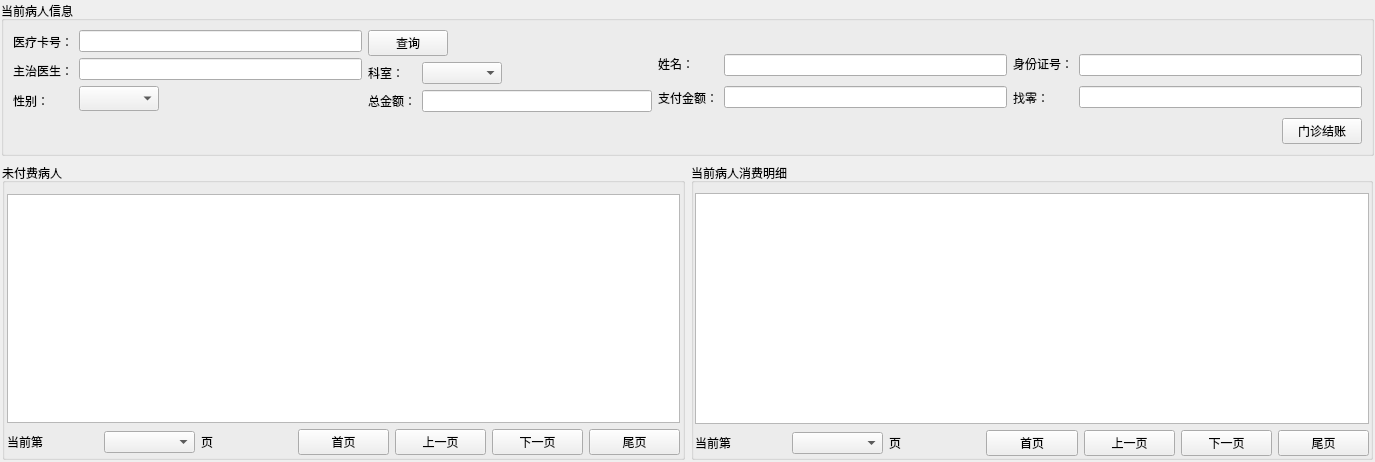
<?xml version="1.0" encoding="UTF-8"?>
<ui version="4.0">
 <class>TollWidget</class>
 <widget class="QWidget" name="TollWidget">
  <property name="geometry">
   <rect>
    <x>0</x>
    <y>0</y>
    <width>1375</width>
    <height>462</height>
   </rect>
  </property>
  <property name="windowTitle">
   <string>Form</string>
  </property>
  <layout class="QVBoxLayout" name="verticalLayout_16" stretch="1,2">
   <property name="leftMargin">
    <number>1</number>
   </property>
   <property name="topMargin">
    <number>1</number>
   </property>
   <property name="rightMargin">
    <number>1</number>
   </property>
   <property name="bottomMargin">
    <number>1</number>
   </property>
   <item>
    <widget class="QGroupBox" name="groupBox">
     <property name="title">
      <string>当前病人信息</string>
     </property>
     <property name="flat">
      <bool>false</bool>
     </property>
     <property name="checkable">
      <bool>false</bool>
     </property>
     <layout class="QVBoxLayout" name="verticalLayout_14">
      <item>
       <layout class="QVBoxLayout" name="verticalLayout_15">
        <item>
         <layout class="QHBoxLayout" name="horizontalLayout_5">
          <item>
           <layout class="QVBoxLayout" name="verticalLayout">
            <item>
             <widget class="QLabel" name="label">
              <property name="text">
               <string>医疗卡号：</string>
              </property>
             </widget>
            </item>
            <item>
             <widget class="QLabel" name="label_2">
              <property name="text">
               <string>主治医生：</string>
              </property>
             </widget>
            </item>
            <item>
             <widget class="QLabel" name="label_3">
              <property name="text">
               <string>性别：</string>
              </property>
             </widget>
            </item>
           </layout>
          </item>
          <item>
           <layout class="QVBoxLayout" name="verticalLayout_2">
            <item>
             <widget class="QLineEdit" name="lineEditCard"/>
            </item>
            <item>
             <widget class="QLineEdit" name="lineEditDoctor"/>
            </item>
            <item>
             <widget class="QComboBox" name="comboBoxSex">
              <property name="sizePolicy">
               <sizepolicy hsizetype="Fixed" vsizetype="Fixed">
                <horstretch>0</horstretch>
                <verstretch>0</verstretch>
               </sizepolicy>
              </property>
              <property name="maximumSize">
               <size>
                <width>80</width>
                <height>25</height>
               </size>
              </property>
             </widget>
            </item>
           </layout>
          </item>
          <item>
           <layout class="QVBoxLayout" name="verticalLayout_13">
            <item>
             <layout class="QHBoxLayout" name="horizontalLayout">
              <item>
               <widget class="QPushButton" name="btnFind">
                <property name="text">
                 <string>查询</string>
                </property>
               </widget>
              </item>
              <item>
               <spacer name="horizontalSpacer_2">
                <property name="orientation">
                 <enum>Qt::Horizontal</enum>
                </property>
                <property name="sizeHint" stdset="0">
                 <size>
                  <width>40</width>
                  <height>20</height>
                 </size>
                </property>
               </spacer>
              </item>
             </layout>
            </item>
            <item>
             <layout class="QHBoxLayout" name="horizontalLayout_4">
              <item>
               <layout class="QVBoxLayout" name="verticalLayout_7">
                <item>
                 <widget class="QLabel" name="label_4">
                  <property name="text">
                   <string>科室：</string>
                  </property>
                 </widget>
                </item>
                <item>
                 <widget class="QLabel" name="label_7">
                  <property name="text">
                   <string>总金额：</string>
                  </property>
                 </widget>
                </item>
               </layout>
              </item>
              <item>
               <layout class="QVBoxLayout" name="verticalLayout_12">
                <item>
                 <widget class="QComboBox" name="comboBoxSectionRoom">
                  <property name="maximumSize">
                   <size>
                    <width>80</width>
                    <height>25</height>
                   </size>
                  </property>
                 </widget>
                </item>
                <item>
                 <widget class="QLineEdit" name="lineEditSumPrice"/>
                </item>
               </layout>
              </item>
             </layout>
            </item>
           </layout>
          </item>
          <item>
           <layout class="QVBoxLayout" name="verticalLayout_8">
            <item>
             <spacer name="horizontalSpacer_3">
              <property name="orientation">
               <enum>Qt::Horizontal</enum>
              </property>
              <property name="sizeType">
               <enum>QSizePolicy::Fixed</enum>
              </property>
              <property name="sizeHint" stdset="0">
               <size>
                <width>40</width>
                <height>20</height>
               </size>
              </property>
             </spacer>
            </item>
            <item>
             <widget class="QLabel" name="label_5">
              <property name="text">
               <string>姓名：</string>
              </property>
             </widget>
            </item>
            <item>
             <widget class="QLabel" name="label_8">
              <property name="text">
               <string>支付金额：</string>
              </property>
             </widget>
            </item>
           </layout>
          </item>
          <item>
           <layout class="QVBoxLayout" name="verticalLayout_9">
            <item>
             <spacer name="horizontalSpacer_4">
              <property name="orientation">
               <enum>Qt::Horizontal</enum>
              </property>
              <property name="sizeHint" stdset="0">
               <size>
                <width>40</width>
                <height>20</height>
               </size>
              </property>
             </spacer>
            </item>
            <item>
             <widget class="QLineEdit" name="lineEditName"/>
            </item>
            <item>
             <widget class="QLineEdit" name="lineEditZhifuPrice">
              <property name="dragEnabled">
               <bool>false</bool>
              </property>
             </widget>
            </item>
           </layout>
          </item>
          <item>
           <layout class="QVBoxLayout" name="verticalLayout_10">
            <item>
             <spacer name="horizontalSpacer_5">
              <property name="orientation">
               <enum>Qt::Horizontal</enum>
              </property>
              <property name="sizeType">
               <enum>QSizePolicy::Fixed</enum>
              </property>
              <property name="sizeHint" stdset="0">
               <size>
                <width>40</width>
                <height>20</height>
               </size>
              </property>
             </spacer>
            </item>
            <item>
             <widget class="QLabel" name="label_6">
              <property name="text">
               <string>身份证号：</string>
              </property>
             </widget>
            </item>
            <item>
             <widget class="QLabel" name="label_9">
              <property name="text">
               <string>找零：</string>
              </property>
             </widget>
            </item>
           </layout>
          </item>
          <item>
           <layout class="QVBoxLayout" name="verticalLayout_11">
            <item>
             <spacer name="horizontalSpacer_6">
              <property name="orientation">
               <enum>Qt::Horizontal</enum>
              </property>
              <property name="sizeHint" stdset="0">
               <size>
                <width>40</width>
                <height>20</height>
               </size>
              </property>
             </spacer>
            </item>
            <item>
             <widget class="QLineEdit" name="lineEditId"/>
            </item>
            <item>
             <widget class="QLineEdit" name="lineEditChangePrice"/>
            </item>
           </layout>
          </item>
         </layout>
        </item>
        <item>
         <layout class="QHBoxLayout" name="horizontalLayout_6">
          <item>
           <spacer name="horizontalSpacer">
            <property name="orientation">
             <enum>Qt::Horizontal</enum>
            </property>
            <property name="sizeHint" stdset="0">
             <size>
              <width>40</width>
              <height>20</height>
             </size>
            </property>
           </spacer>
          </item>
          <item>
           <widget class="QPushButton" name="btnCheckout">
            <property name="text">
             <string>门诊结账</string>
            </property>
           </widget>
          </item>
         </layout>
        </item>
       </layout>
      </item>
     </layout>
    </widget>
   </item>
   <item>
    <layout class="QHBoxLayout" name="horizontalLayout_8">
     <property name="leftMargin">
      <number>1</number>
     </property>
     <property name="topMargin">
      <number>1</number>
     </property>
     <property name="rightMargin">
      <number>1</number>
     </property>
     <property name="bottomMargin">
      <number>1</number>
     </property>
     <item>
      <widget class="QGroupBox" name="groupBox_2">
       <property name="title">
        <string>未付费病人</string>
       </property>
       <layout class="QVBoxLayout" name="verticalLayout_6">
        <property name="leftMargin">
         <number>1</number>
        </property>
        <property name="topMargin">
         <number>10</number>
        </property>
        <property name="rightMargin">
         <number>1</number>
        </property>
        <property name="bottomMargin">
         <number>1</number>
        </property>
        <item>
         <layout class="QVBoxLayout" name="verticalLayout_3">
          <property name="leftMargin">
           <number>1</number>
          </property>
          <property name="topMargin">
           <number>1</number>
          </property>
          <property name="rightMargin">
           <number>1</number>
          </property>
          <property name="bottomMargin">
           <number>1</number>
          </property>
          <item>
           <widget class="QTreeView" name="treeViewLeft"/>
          </item>
          <item>
           <layout class="QHBoxLayout" name="horizontalLayout_2">
            <item>
             <widget class="QLabel" name="label_10">
              <property name="text">
               <string>当前第</string>
              </property>
             </widget>
            </item>
            <item>
             <widget class="QComboBox" name="comboBoxLeft"/>
            </item>
            <item>
             <widget class="QLabel" name="label_11">
              <property name="text">
               <string>页</string>
              </property>
             </widget>
            </item>
            <item>
             <widget class="QPushButton" name="btnLeftHome">
              <property name="text">
               <string>首页</string>
              </property>
             </widget>
            </item>
            <item>
             <widget class="QPushButton" name="btnLeftPrevious">
              <property name="text">
               <string>上一页</string>
              </property>
             </widget>
            </item>
            <item>
             <widget class="QPushButton" name="btnLeftNext">
              <property name="text">
               <string>下一页</string>
              </property>
             </widget>
            </item>
            <item>
             <widget class="QPushButton" name="btnLeftEnd">
              <property name="text">
               <string>尾页</string>
              </property>
             </widget>
            </item>
           </layout>
          </item>
         </layout>
        </item>
       </layout>
      </widget>
     </item>
     <item>
      <widget class="QGroupBox" name="groupBox_3">
       <property name="title">
        <string>当前病人消费明细</string>
       </property>
       <layout class="QVBoxLayout" name="verticalLayout_5">
        <property name="leftMargin">
         <number>1</number>
        </property>
        <property name="topMargin">
         <number>10</number>
        </property>
        <property name="rightMargin">
         <number>1</number>
        </property>
        <property name="bottomMargin">
         <number>1</number>
        </property>
        <item>
         <layout class="QVBoxLayout" name="verticalLayout_4">
          <item>
           <widget class="QTreeView" name="treeViewRight"/>
          </item>
          <item>
           <layout class="QHBoxLayout" name="horizontalLayout_3">
            <item>
             <widget class="QLabel" name="label_12">
              <property name="text">
               <string>当前第</string>
              </property>
             </widget>
            </item>
            <item>
             <widget class="QComboBox" name="comboBox_4"/>
            </item>
            <item>
             <widget class="QLabel" name="label_13">
              <property name="text">
               <string>页</string>
              </property>
             </widget>
            </item>
            <item>
             <widget class="QPushButton" name="btnRightHome">
              <property name="text">
               <string>首页</string>
              </property>
             </widget>
            </item>
            <item>
             <widget class="QPushButton" name="btnRightPrevious">
              <property name="text">
               <string>上一页</string>
              </property>
             </widget>
            </item>
            <item>
             <widget class="QPushButton" name="btnRightNext">
              <property name="text">
               <string>下一页</string>
              </property>
             </widget>
            </item>
            <item>
             <widget class="QPushButton" name="btnRightEnd">
              <property name="text">
               <string>尾页</string>
              </property>
             </widget>
            </item>
           </layout>
          </item>
         </layout>
        </item>
       </layout>
      </widget>
     </item>
    </layout>
   </item>
  </layout>
 </widget>
 <resources/>
 <connections/>
</ui>
